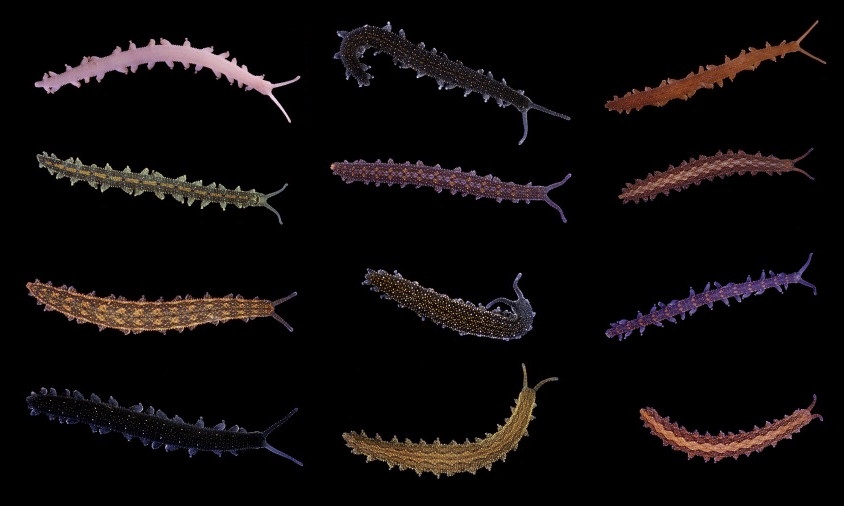
#> input picture velvet-worms.jpg, 844 x 506 px
$ python -i image_manipulation.py   (imports and definitions only)
#> lines starting #> are read from the running program, lines starting #| are printed output that depends on the picture
"""
This file contains methods to manipulate images.
"""
import math
from typing import Tuple

import numpy as np
from scipy import fftpack
from scipy.ndimage import median_filter, gaussian_filter
from scipy.signal import convolve2d

from src import NpImage


# [7 lines left out: function crop, not called in this run]


def blur(image: NpImage, *, sigma=2) -> NpImage:
    """ Blur the image using a Gaussian filter. """
    return gaussian_filter(image, sigma=sigma)


# [5 lines left out: function mean_window, not called in this run]

def threhold_filter(image: NpImage) -> NpImage:
    image[image < 50] = 0
    return image


def median_window(image: NpImage, *, window=3, times=1) -> NpImage:
    """ Run an averaging filter over the image. """
    for i in range(times):
        image = median_filter(image, size=window)
    return image


# [19 lines left out: function fft_denoise, not called in this run]


def scale_brighten(image: NpImage) -> NpImage:
    """ Scales the image so that the darkest pixel is 0, and the brightest is 255. """
    return np.interp(image, (image.min(), image.max()), (0.0, 255.0))


def scale_01(image: NpImage) -> NpImage:
    """ Scales the image so that the darkest pixel is 0, and the brightest is 1. """
    return np.interp(image, (image.min(), image.max()), (0.0, 1.0))


def extremify(image: NpImage, *, coeff=2.0) -> NpImage:
    """
    Makes dark pixels darker and bright pixels brighter.
    If coeff is larger, then this is more extreme.
    """
    # This is inspired by the sigmoid function.
    image_01 = 2.0 * (scale_01(image) - 0.5)
    shifted = 1.0 / (1.0 + math.e**((-coeff) * image_01)) - 0.5

    # Scale the image to the range [0, 255]
    return scale_brighten(shifted)


def local_brighten(image: NpImage, *, local_area_window=20, limit=0.2, scale_coefficient=3.0) -> NpImage:
    """ Brightens regions of the image based upon the brightness of their surroundings. """
    # Scale the image into the range [0, 1].
    image = scale_01(image)

    # Use a massive blur to approximate local brightness.
    local_brightness = gaussian_filter(image, sigma=local_area_window)

    # Apply limits so that the image cannot be changed too much.
    np.clip(local_brightness, limit, 1 - limit, out=local_brightness)

    # Shift the image towards its local brightness, away from 0.5.
    shift = 0.3 * (local_brightness - 0.5)
    image += shift

    # Apply the scaling relative to the local brightness.
    locally_brightened = extremify(image - local_brightness, coeff=scale_coefficient)

    # Combine the original image and the locally brightened image based on the limit.
    return 255 * limit * image + (1 - limit) * locally_brightened


def edge_enhance(image: NpImage, *, edge_weight=0.5) -> NpImage:
    """
    Attempts to enhance lines in the given image using a mixture
    of brightening and darkening different regions of the image,
    and the enhancement of edges.
    """
    # First, locally brighten the image.
    image = local_brighten(blur(image, sigma=1))

    # Mangle the image to help get stronger edges.
    median_image = local_brighten(median_window(image, times=2)) / 255.0

    # Detect its edges using a Sobel convolution.
    kernel_x = np.array(
        [[-2/8, -1/5,  0,  1/5,  2/8],
         [-2/5, -1/2,  0,  1/2,  2/5],
         [-2/4, -1/1,  0,  1/1,  2/4],
         [-2/5, -1/2,  0,  1/2,  2/5],
         [-2/8, -1/5,  0,  1/5,  2/8]]
    )
    kernel_y = np.swapaxes(kernel_x, 0, 1)

    edges_x = convolve2d(median_image, kernel_x, boundary='symm', mode='same')
    edges_y = convolve2d(median_image, kernel_y, boundary='symm', mode='same')
    edges = scale_01(np.sqrt(edges_x**2 + edges_y**2)) * edge_weight

    # Push regions under the edges closer to 0 or 1 using the sigmoid function.
    image = image * (1 - edges) + extremify(image, coeff=6) * edges
    image = np.minimum(np.maximum(image, 0), 255)

    # Brighten the resulting image.
    return image


# [7 lines left out: function find_median_colour, not called in this run]

>>> import cv2
>>> picture = cv2.imread('../velvet-worms.jpg', cv2.IMREAD_GRAYSCALE)
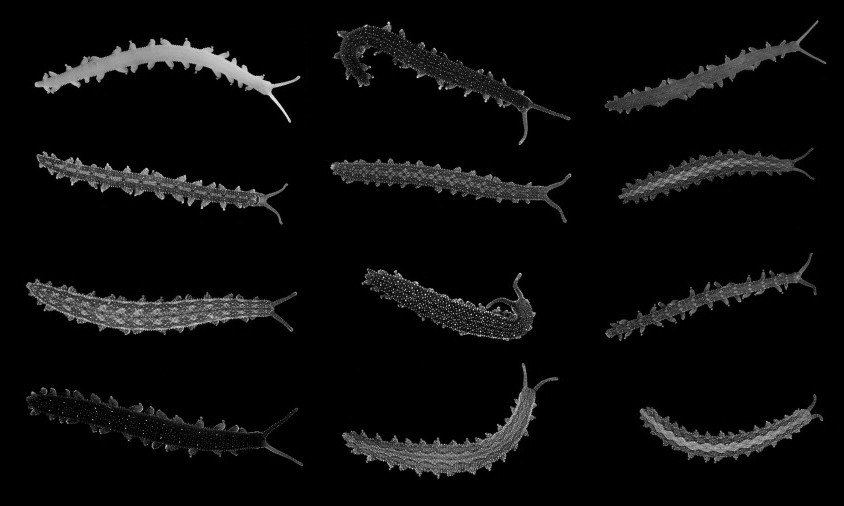
#> picture: shape (506, 844); min 0, max 248, mean 11.2
>>> result = edge_enhance(picture)
#> in local_brighten, `np.clip(local_brightness, limit, 1 - limit, out=local_brightness)`:
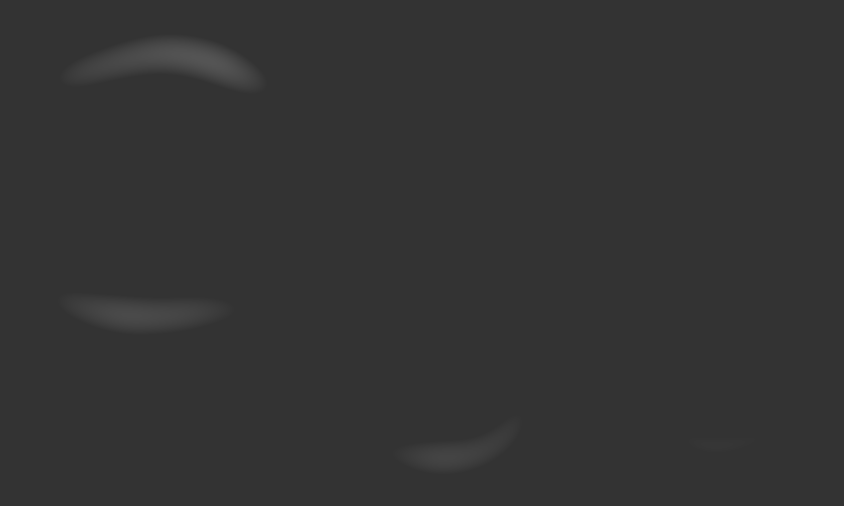
#> local_brightness: shape (506, 844) float64; min 0.2, max 0.333, mean 0.202
#> in local_brighten, `shift = 0.3 * (local_brightness - 0.5)`:
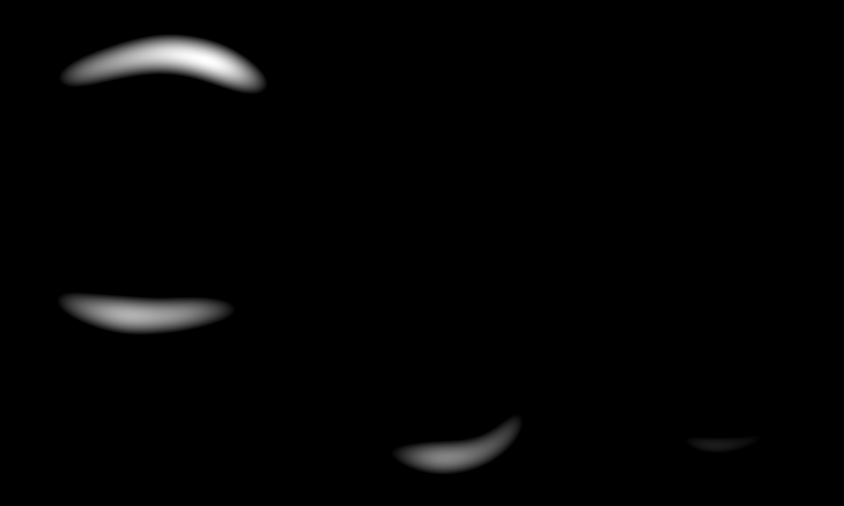
#> shift: shape (506, 844) float64; min -0.09, max -0.0502, mean -0.0894; drawn with min black and max white
#> in edge_enhance, `edges_x = convolve2d(median_image, kernel_x, boundary='symm', mode='sa..`:
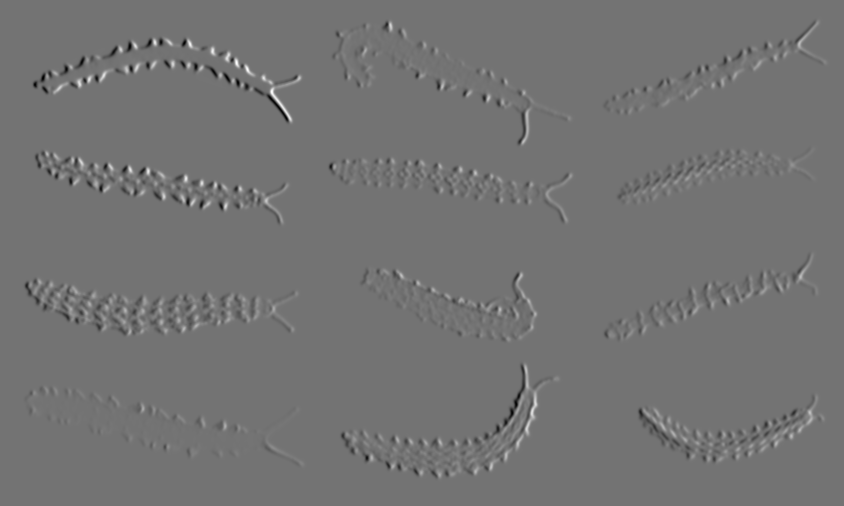
#> edges_x: shape (506, 844) float64; min -3.02, max 3.64, mean -8.84e-20; drawn with min black and max white
#> in edge_enhance, `edges_y = convolve2d(median_image, kernel_y, boundary='symm', mode='sa..`:
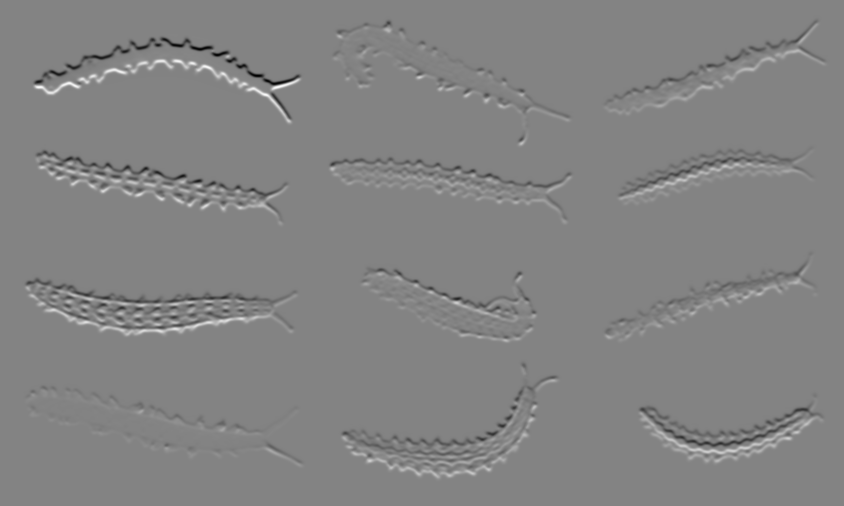
#> edges_y: shape (506, 844) float64; min -3.79, max 3.57, mean -3.18e-19; drawn with min black and max white
#> in edge_enhance, `edges = scale_01(np.sqrt(edges_x**2 + edges_y**2)) * edge_weight`:
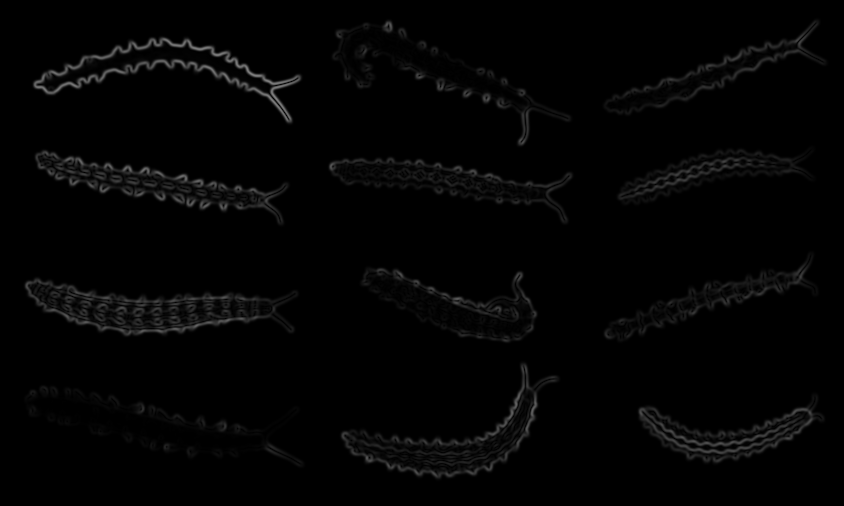
#> edges: shape (506, 844) float64; min 0, max 0.5, mean 0.0146
#> call 3 of extremify, with coeff = 6
#> in extremify (call 3), `shifted = 1.0 / (1.0 + math.e**((-coeff) * image_01)) - 0.5`:
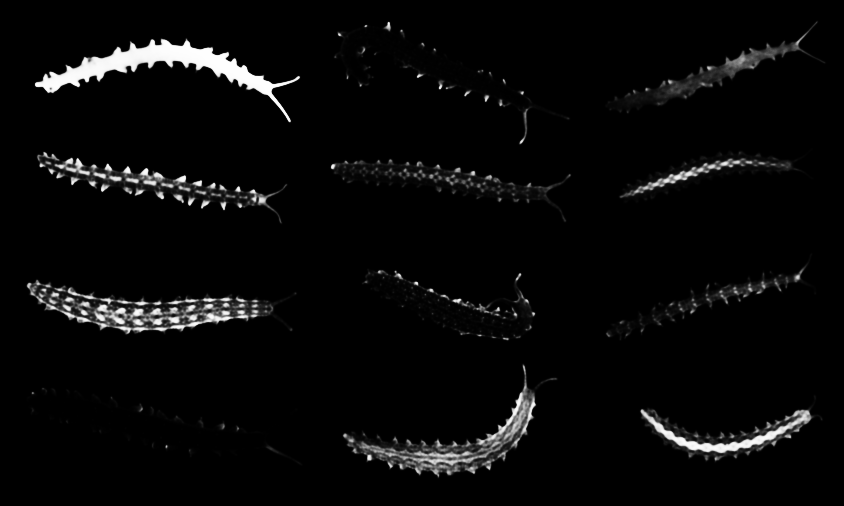
#> shifted: shape (506, 844) float64; min -0.498, max 0.498, mean -0.462; drawn with min black and max white
